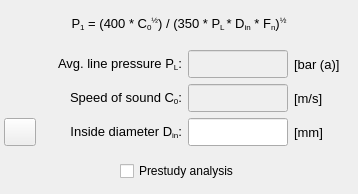
        <widget class="QWidget" name="tab_filtered_criteria">
         <attribute name="title">
          <string>At and beyond line-side of PSD</string>
         </attribute>
         <layout class="QGridLayout" name="gridLayout_10">
          <property name="leftMargin">
           <number>4</number>
          </property>
          <property name="topMargin">
           <number>4</number>
          </property>
          <property name="rightMargin">
           <number>4</number>
          </property>
          <property name="bottomMargin">
           <number>4</number>
          </property>
          <item row="2" column="0">
           <widget class="QFrame" name="frame_8">
            <property name="frameShape">
             <enum>QFrame::Shape::NoFrame</enum>
            </property>
            <property name="frameShadow">
             <enum>QFrame::Shadow::Raised</enum>
            </property>
            <layout class="QGridLayout" name="gridLayout_7">
             <property name="leftMargin">
              <number>0</number>
             </property>
             <property name="topMargin">
              <number>0</number>
             </property>
             <property name="rightMargin">
              <number>0</number>
             </property>
             <property name="bottomMargin">
              <number>0</number>
             </property>
             <item row="0" column="1">
              <widget class="QLabel" name="label_32">
               <property name="minimumSize">
                <size>
                 <width>140</width>
                 <height>0</height>
                </size>
               </property>
               <property name="maximumSize">
                <size>
                 <width>140</width>
                 <height>16777215</height>
                </size>
               </property>
               <property name="font">
                <font>
                 <pointsize>10</pointsize>
                </font>
               </property>
               <property name="text">
                <string>&lt;html&gt;&lt;head/&gt;&lt;body&gt;&lt;p align=&quot;right&quot;&gt;Avg. line pressure P&lt;span style=&quot; vertical-align:sub;&quot;&gt;L&lt;/span&gt;:&lt;/p&gt;&lt;/body&gt;&lt;/html&gt;</string>
               </property>
               <property name="alignment">
                <set>Qt::AlignmentFlag::AlignRight|Qt::AlignmentFlag::AlignTrailing|Qt::AlignmentFlag::AlignVCenter</set>
               </property>
              </widget>
             </item>
             <item row="0" column="2">
              <widget class="QLineEdit" name="lineEdit_average_line_pressure">
               <property name="enabled">
                <bool>false</bool>
               </property>
               <property name="minimumSize">
                <size>
                 <width>90</width>
                 <height>28</height>
                </size>
               </property>
               <property name="maximumSize">
                <size>
                 <width>100</width>
                 <height>28</height>
                </size>
               </property>
               <property name="font">
                <font>
                 <pointsize>9</pointsize>
                </font>
               </property>
               <property name="focusPolicy">
                <enum>Qt::FocusPolicy::ClickFocus</enum>
               </property>
               <property name="text">
                <string/>
               </property>
               <property name="alignment">
                <set>Qt::AlignmentFlag::AlignCenter</set>
               </property>
              </widget>
             </item>
             <item row="0" column="3">
              <widget class="QLabel" name="label_3">
               <property name="minimumSize">
                <size>
                 <width>60</width>
                 <height>0</height>
                </size>
               </property>
               <property name="maximumSize">
                <size>
                 <width>60</width>
                 <height>16777215</height>
                </size>
               </property>
               <property name="font">
                <font>
                 <pointsize>10</pointsize>
                </font>
               </property>
               <property name="text">
                <string>[bar (a)]</string>
               </property>
               <property name="alignment">
                <set>Qt::AlignmentFlag::AlignLeading|Qt::AlignmentFlag::AlignLeft|Qt::AlignmentFlag::AlignVCenter</set>
               </property>
              </widget>
             </item>
             <item row="0" column="0">
              <widget class="QFrame" name="frame_17">
               <property name="minimumSize">
                <size>
                 <width>32</width>
                 <height>28</height>
                </size>
               </property>
               <property name="maximumSize">
                <size>
                 <width>32</width>
                 <height>28</height>
                </size>
               </property>
               <property name="frameShape">
                <enum>QFrame::Shape::NoFrame</enum>
               </property>
               <property name="frameShadow">
                <enum>QFrame::Shadow::Raised</enum>
               </property>
              </widget>
             </item>
            </layout>
           </widget>
          </item>
          <item row="3" column="0">
           <widget class="QFrame" name="frame_10">
            <property name="frameShape">
             <enum>QFrame::Shape::NoFrame</enum>
            </property>
            <property name="frameShadow">
             <enum>QFrame::Shadow::Raised</enum>
            </property>
            <layout class="QGridLayout" name="gridLayout_9">
             <property name="leftMargin">
              <number>0</number>
             </property>
             <property name="topMargin">
              <number>0</number>
             </property>
             <property name="rightMargin">
              <number>0</number>
             </property>
             <property name="bottomMargin">
              <number>0</number>
             </property>
             <item row="0" column="1">
              <widget class="QLabel" name="label_34">
               <property name="minimumSize">
                <size>
                 <width>140</width>
                 <height>0</height>
                </size>
               </property>
               <property name="maximumSize">
                <size>
                 <width>140</width>
                 <height>16777215</height>
                </size>
               </property>
               <property name="font">
                <font>
                 <pointsize>10</pointsize>
                </font>
               </property>
               <property name="text">
                <string>&lt;html&gt;&lt;head/&gt;&lt;body&gt;&lt;p align=&quot;right&quot;&gt;Speed of sound C&lt;span style=&quot; vertical-align:sub;&quot;&gt;0&lt;/span&gt;:&lt;/p&gt;&lt;/body&gt;&lt;/html&gt;</string>
               </property>
               <property name="alignment">
                <set>Qt::AlignmentFlag::AlignRight|Qt::AlignmentFlag::AlignTrailing|Qt::AlignmentFlag::AlignVCenter</set>
               </property>
              </widget>
             </item>
             <item row="0" column="3">
              <widget class="QLabel" name="label_5">
               <property name="minimumSize">
                <size>
                 <width>60</width>
                 <height>0</height>
                </size>
               </property>
               <property name="maximumSize">
                <size>
                 <width>60</width>
                 <height>16777215</height>
                </size>
               </property>
               <property name="font">
                <font>
                 <pointsize>10</pointsize>
                </font>
               </property>
               <property name="text">
                <string>[m/s]</string>
               </property>
               <property name="alignment">
                <set>Qt::AlignmentFlag::AlignLeading|Qt::AlignmentFlag::AlignLeft|Qt::AlignmentFlag::AlignVCenter</set>
               </property>
              </widget>
             </item>
             <item row="0" column="2">
              <widget class="QLineEdit" name="lineEdit_speed_of_sound">
               <property name="enabled">
                <bool>false</bool>
               </property>
               <property name="minimumSize">
                <size>
                 <width>90</width>
                 <height>28</height>
                </size>
               </property>
               <property name="maximumSize">
                <size>
                 <width>100</width>
                 <height>28</height>
                </size>
               </property>
               <property name="font">
                <font>
                 <pointsize>9</pointsize>
                </font>
               </property>
               <property name="focusPolicy">
                <enum>Qt::FocusPolicy::ClickFocus</enum>
               </property>
               <property name="text">
                <string/>
               </property>
               <property name="alignment">
                <set>Qt::AlignmentFlag::AlignCenter</set>
               </property>
              </widget>
             </item>
             <item row="0" column="0">
              <widget class="QFrame" name="frame_15">
               <property name="minimumSize">
                <size>
                 <width>32</width>
                 <height>28</height>
                </size>
               </property>
               <property name="maximumSize">
                <size>
                 <width>32</width>
                 <height>28</height>
                </size>
               </property>
               <property name="frameShape">
                <enum>QFrame::Shape::NoFrame</enum>
               </property>
               <property name="frameShadow">
                <enum>QFrame::Shadow::Raised</enum>
               </property>
              </widget>
             </item>
            </layout>
           </widget>
          </item>
          <item row="6" column="0">
           <widget class="QFrame" name="frame_9">
            <property name="frameShape">
             <enum>QFrame::Shape::NoFrame</enum>
            </property>
            <property name="frameShadow">
             <enum>QFrame::Shadow::Raised</enum>
            </property>
            <layout class="QGridLayout" name="gridLayout_8">
             <property name="leftMargin">
              <number>0</number>
             </property>
             <property name="topMargin">
              <number>0</number>
             </property>
             <property name="rightMargin">
              <number>0</number>
             </property>
             <property name="bottomMargin">
              <number>0</number>
             </property>
             <item row="1" column="0">
              <widget class="QPushButton" name="pushButton_get_internal_diameter_from_selection">
               <property name="minimumSize">
                <size>
                 <width>32</width>
                 <height>28</height>
                </size>
               </property>
               <property name="maximumSize">
                <size>
                 <width>32</width>
                 <height>28</height>
                </size>
               </property>
               <property name="toolTip">
                <string>&lt;html&gt;&lt;head/&gt;&lt;body&gt;&lt;p&gt;Get the internal diameter of the selected surface&lt;/p&gt;&lt;/body&gt;&lt;/html&gt;</string>
               </property>
               <property name="text">
                <string/>
               </property>
               <property name="icon">
                <iconset resource="../../../icons/resources.qrc">
                 <normaloff>:/icons/arrow_circle_down_blue.png</normaloff>:/icons/arrow_circle_down_blue.png</iconset>
               </property>
               <property name="iconSize">
                <size>
                 <width>20</width>
                 <height>20</height>
                </size>
               </property>
              </widget>
             </item>
             <item row="1" column="2">
              <widget class="QLineEdit" name="lineEdit_inside_diameter">
               <property name="enabled">
                <bool>true</bool>
               </property>
               <property name="minimumSize">
                <size>
                 <width>90</width>
                 <height>28</height>
                </size>
               </property>
               <property name="maximumSize">
                <size>
                 <width>100</width>
                 <height>28</height>
                </size>
               </property>
               <property name="font">
                <font>
                 <pointsize>9</pointsize>
                </font>
               </property>
               <property name="focusPolicy">
                <enum>Qt::FocusPolicy::ClickFocus</enum>
               </property>
               <property name="text">
                <string/>
               </property>
               <property name="alignment">
                <set>Qt::AlignmentFlag::AlignCenter</set>
               </property>
              </widget>
             </item>
             <item row="1" column="3">
              <widget class="QLabel" name="label_4">
               <property name="minimumSize">
                <size>
                 <width>60</width>
                 <height>0</height>
                </size>
               </property>
               <property name="maximumSize">
                <size>
                 <width>60</width>
                 <height>16777215</height>
                </size>
               </property>
               <property name="font">
                <font>
                 <pointsize>10</pointsize>
                </font>
               </property>
               <property name="text">
                <string>[mm]</string>
               </property>
               <property name="alignment">
                <set>Qt::AlignmentFlag::AlignLeading|Qt::AlignmentFlag::AlignLeft|Qt::AlignmentFlag::AlignVCenter</set>
               </property>
              </widget>
             </item>
             <item row="1" column="1">
              <widget class="QLabel" name="label_33">
               <property name="minimumSize">
                <size>
                 <width>140</width>
                 <height>0</height>
                </size>
               </property>
               <property name="maximumSize">
                <size>
                 <width>140</width>
                 <height>16777215</height>
                </size>
               </property>
               <property name="font">
                <font>
                 <pointsize>10</pointsize>
                </font>
               </property>
               <property name="text">
                <string>&lt;html&gt;&lt;head/&gt;&lt;body&gt;&lt;p align=&quot;right&quot;&gt;Inside diameter D&lt;span style=&quot; vertical-align:sub;&quot;&gt;in&lt;/span&gt;:&lt;/p&gt;&lt;/body&gt;&lt;/html&gt;</string>
               </property>
               <property name="alignment">
                <set>Qt::AlignmentFlag::AlignRight|Qt::AlignmentFlag::AlignTrailing|Qt::AlignmentFlag::AlignVCenter</set>
               </property>
              </widget>
             </item>
            </layout>
           </widget>
          </item>
          <item row="0" column="0">
           <widget class="QFrame" name="frame_16">
            <property name="minimumSize">
             <size>
              <width>0</width>
              <height>40</height>
             </size>
            </property>
            <property name="maximumSize">
             <size>
              <width>16777215</width>
              <height>16777215</height>
             </size>
            </property>
            <property name="frameShape">
             <enum>QFrame::Shape::NoFrame</enum>
            </property>
            <property name="frameShadow">
             <enum>QFrame::Shadow::Raised</enum>
            </property>
            <layout class="QGridLayout" name="gridLayout_15">
             <property name="leftMargin">
              <number>2</number>
             </property>
             <property name="topMargin">
              <number>2</number>
             </property>
             <property name="rightMargin">
              <number>2</number>
             </property>
             <property name="bottomMargin">
              <number>2</number>
             </property>
             <property name="spacing">
              <number>2</number>
             </property>
             <item row="0" column="0">
              <widget class="QLabel" name="label_12">
               <property name="minimumSize">
                <size>
                 <width>0</width>
                 <height>32</height>
                </size>
               </property>
               <property name="maximumSize">
                <size>
                 <width>16777215</width>
                 <height>32</height>
                </size>
               </property>
               <property name="font">
                <font>
                 <pointsize>10</pointsize>
                </font>
               </property>
               <property name="text">
                <string>&lt;html&gt;&lt;head/&gt;&lt;body&gt;&lt;p&gt;P&lt;span style=&quot; vertical-align:sub;&quot;&gt;1&lt;/span&gt; = (400 * C&lt;span style=&quot; vertical-align:sub;&quot;&gt;0&lt;/span&gt;&lt;span style=&quot; vertical-align:super;&quot;&gt;½&lt;/span&gt;) / (350 * P&lt;span style=&quot; vertical-align:sub;&quot;&gt;L &lt;/span&gt;* D&lt;span style=&quot; vertical-align:sub;&quot;&gt;in&lt;/span&gt; * F&lt;span style=&quot; vertical-align:sub;&quot;&gt;n&lt;/span&gt;)&lt;span style=&quot; vertical-align:super;&quot;&gt;½&lt;/span&gt;&lt;/p&gt;&lt;/body&gt;&lt;/html&gt;</string>
               </property>
               <property name="alignment">
                <set>Qt::AlignmentFlag::AlignCenter</set>
               </property>
               <property name="wordWrap">
                <bool>false</bool>
               </property>
              </widget>
             </item>
            </layout>
           </widget>
          </item>
          <item row="7" column="0">
           <widget class="QFrame" name="frame_14">
            <property name="frameShape">
             <enum>QFrame::Shape::NoFrame</enum>
            </property>
            <property name="frameShadow">
             <enum>QFrame::Shadow::Raised</enum>
            </property>
            <layout class="QGridLayout" name="gridLayout_16">
             <item row="0" column="2">
              <spacer name="horizontalSpacer_18">
               <property name="orientation">
                <enum>Qt::Orientation::Horizontal</enum>
               </property>
               <property name="sizeHint" stdset="0">
                <size>
                 <width>40</width>
                 <height>20</height>
                </size>
               </property>
              </spacer>
             </item>
             <item row="0" column="0">
              <spacer name="horizontalSpacer_17">
               <property name="orientation">
                <enum>Qt::Orientation::Horizontal</enum>
               </property>
               <property name="sizeHint" stdset="0">
                <size>
                 <width>40</width>
                 <height>20</height>
                </size>
               </property>
              </spacer>
             </item>
             <item row="0" column="1">
              <widget class="QCheckBox" name="checkBox_prestudy_analysis">
               <property name="text">
                <string>Prestudy analysis</string>
               </property>
              </widget>
             </item>
            </layout>
           </widget>
          </item>
         </layout>
        </widget>
